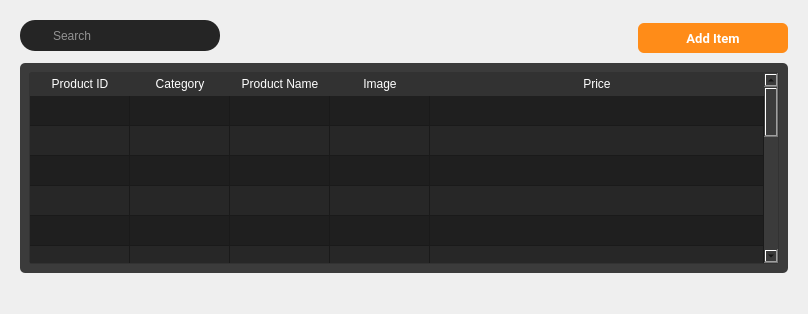
         <widget class="QWidget" name="add_product">
          <layout class="QGridLayout" name="gridLayout_18">
           <item row="0" column="0">
            <widget class="QWidget" name="widget_31" native="true">
             <layout class="QGridLayout" name="gridLayout">
              <property name="bottomMargin">
               <number>30</number>
              </property>
              <item row="0" column="0">
               <widget class="QWidget" name="widget_32" native="true">
                <layout class="QHBoxLayout" name="horizontalLayout_6">
                 <property name="spacing">
                  <number>0</number>
                 </property>
                 <property name="leftMargin">
                  <number>0</number>
                 </property>
                 <property name="topMargin">
                  <number>0</number>
                 </property>
                 <property name="rightMargin">
                  <number>0</number>
                 </property>
                 <property name="bottomMargin">
                  <number>6</number>
                 </property>
                 <item alignment="Qt::AlignLeft|Qt::AlignTop">
                  <widget class="QWidget" name="search_frame" native="true">
                   <property name="minimumSize">
                    <size>
                     <width>200</width>
                     <height>0</height>
                    </size>
                   </property>
                   <property name="styleSheet">
                    <string notr="true">#search_frame{

	border-radius: 15px;
	background-color:#252525;
}
#search_frame QPushButton{
	
	padding: 5px 5px;
	border-radius:5px;

	
}
#search_frame QLineEdit{
	border: none;
	color: white;

}

#seach_frame QPushButton::pressed {

	padding-left:10px;

}
</string>
                   </property>
                   <layout class="QVBoxLayout" name="verticalLayout_14">
                    <property name="leftMargin">
                     <number>2</number>
                    </property>
                    <property name="topMargin">
                     <number>2</number>
                    </property>
                    <property name="rightMargin">
                     <number>2</number>
                    </property>
                    <property name="bottomMargin">
                     <number>2</number>
                    </property>
                    <item>
                     <layout class="QHBoxLayout" name="horizontalLayout_10">
                      <property name="spacing">
                       <number>2</number>
                      </property>
                      <property name="leftMargin">
                       <number>2</number>
                      </property>
                      <property name="topMargin">
                       <number>2</number>
                      </property>
                      <property name="rightMargin">
                       <number>2</number>
                      </property>
                      <item>
                       <widget class="QPushButton" name="pushButton_14">
                        <property name="minimumSize">
                         <size>
                          <width>25</width>
                          <height>25</height>
                         </size>
                        </property>
                        <property name="maximumSize">
                         <size>
                          <width>25</width>
                          <height>25</height>
                         </size>
                        </property>
                        <property name="font">
                         <font>
                          <family>Roboto</family>
                          <pointsize>10</pointsize>
                          <bold>true</bold>
                         </font>
                        </property>
                        <property name="styleSheet">
                         <string notr="true">background-color: none;
border-radius:15px;
</string>
                        </property>
                        <property name="text">
                         <string/>
                        </property>
                        <property name="icon">
                         <iconset resource="resource1_rc.qrc">
                          <normaloff>:/iCons/icons/icons8-search-26.png</normaloff>:/iCons/icons/icons8-search-26.png</iconset>
                        </property>
                       </widget>
                      </item>
                      <item>
                       <widget class="QLineEdit" name="lineEdit_3">
                        <property name="styleSheet">
                         <string notr="true">background-color: rgb(37, 37, 37);</string>
                        </property>
                        <property name="placeholderText">
                         <string>Search</string>
                        </property>
                       </widget>
                      </item>
                     </layout>
                    </item>
                   </layout>
                  </widget>
                 </item>
                 <item>
                  <spacer name="horizontalSpacer">
                   <property name="orientation">
                    <enum>Qt::Horizontal</enum>
                   </property>
                   <property name="sizeHint" stdset="0">
                    <size>
                     <width>418</width>
                     <height>20</height>
                    </size>
                   </property>
                  </spacer>
                 </item>
                 <item>
                  <widget class="QPushButton" name="add_prod_button">
                   <property name="minimumSize">
                    <size>
                     <width>150</width>
                     <height>30</height>
                    </size>
                   </property>
                   <property name="maximumSize">
                    <size>
                     <width>150</width>
                     <height>25</height>
                    </size>
                   </property>
                   <property name="font">
                    <font>
                     <family>Roboto</family>
                     <pointsize>10</pointsize>
                     <bold>true</bold>
                    </font>
                   </property>
                   <property name="styleSheet">
                    <string notr="true">QPushButton {
    padding: 6px 14px;
    font-family: &quot;Roboto&quot;, sans-serif;
    border-radius: 6px;
    border: none;
    color: white;
    background: #FF8C18;
    box-shadow: 0px 0.5px 1.5px rgba(54, 122, 246, 0.25), inset 0px 0.8px 0px -0.25px rgba(255, 255, 255, 0.2);
    user-select: none;
    -webkit-user-select: none;
    touch-action: manipulation;
    transition: background-color 0.2s, box-shadow 0.2s; 
}
QPushButton::pressed {
    background-color: #B7B7B7;
    box-shadow: 0px 1px 2px rgba(0, 0, 0, 0.5) inset;
	color:black;
}
QPushButton:hover {
    background-color: #FFA54E; 
}</string>
                   </property>
                   <property name="text">
                    <string>Add Item</string>
                   </property>
                  </widget>
                 </item>
                </layout>
               </widget>
              </item>
              <item row="1" column="0">
               <widget class="QWidget" name="widget_35" native="true">
                <property name="sizePolicy">
                 <sizepolicy hsizetype="Preferred" vsizetype="Expanding">
                  <horstretch>0</horstretch>
                  <verstretch>0</verstretch>
                 </sizepolicy>
                </property>
                <property name="styleSheet">
                 <string notr="true">background-color: rgb(59, 59, 59);
border-radius:5px;
</string>
                </property>
                <layout class="QVBoxLayout" name="verticalLayout_13">
                 <item>
                  <widget class="QTableWidget" name="add_product_table">
                   <property name="sizePolicy">
                    <sizepolicy hsizetype="Expanding" vsizetype="Expanding">
                     <horstretch>50</horstretch>
                     <verstretch>0</verstretch>
                    </sizepolicy>
                   </property>
                   <property name="styleSheet">
                    <string notr="true">QTableWidget {
    background-color: #1F1F1F;
    border-radius: 3px;
    border: 1px solid rgb(50, 50, 50);
}

QTableWidget::section {
    border: none;
    border-bottom: 1px solid #d0c6ff;
    text-align: center; /* Set text alignment to center */
    padding: 3px 5px;
}

QHeaderView::section {
    background-color: rgb(50, 50, 50);
    color: white;
    border: none;
    border-bottom: 1px solid rgb(50, 50, 50);
    text-align: center; /* Set text alignment to center */
    padding: 2px 4px;
}

QTableView::item {
    color: white;
    padding: 5px;
    text-align: center; /* Set text alignment to center */
}

QTableView::item:alternate {
    background-color: #272727; 
}

QScrollBar:vertical {
    border: none;
    background: #3B3B3B;
    width: 10px;
    margin: 0px 0px 0px 0px;
}

QScrollBar::handle:vertical {
    background-color: #606060;
    min-height: 20px;
    border-radius: 5px;
}

QScrollBar::add-line:vertical,
QScrollBar::sub-line:vertical {
    border: none;
    background: none;
}

QScrollBar::add-page:vertical,
QScrollBar::sub-page:vertical {
    background: none;
}

QScrollBar:hover {
    opacity: 0.7;
}
</string>
                   </property>
                   <property name="alternatingRowColors">
                    <bool>true</bool>
                   </property>
                   <property name="sortingEnabled">
                    <bool>true</bool>
                   </property>
                   <attribute name="horizontalHeaderCascadingSectionResizes">
                    <bool>true</bool>
                   </attribute>
                   <attribute name="horizontalHeaderStretchLastSection">
                    <bool>true</bool>
                   </attribute>
                   <attribute name="verticalHeaderVisible">
                    <bool>false</bool>
                   </attribute>
                   <attribute name="verticalHeaderStretchLastSection">
                    <bool>true</bool>
                   </attribute>
                   <row>
                    <property name="text">
                     <string/>
                    </property>
                   </row>
                   <row>
                    <property name="text">
                     <string/>
                    </property>
                   </row>
                   <row>
                    <property name="text">
                     <string/>
                    </property>
                   </row>
                   <row>
                    <property name="text">
                     <string/>
                    </property>
                   </row>
                   <row>
                    <property name="text">
                     <string/>
                    </property>
                   </row>
                   <row>
                    <property name="text">
                     <string/>
                    </property>
                   </row>
                   <row>
                    <property name="text">
                     <string/>
                    </property>
                   </row>
                   <row>
                    <property name="text">
                     <string/>
                    </property>
                   </row>
                   <row>
                    <property name="text">
                     <string/>
                    </property>
                   </row>
                   <row>
                    <property name="text">
                     <string/>
                    </property>
                   </row>
                   <row>
                    <property name="text">
                     <string/>
                    </property>
                   </row>
                   <row>
                    <property name="text">
                     <string/>
                    </property>
                   </row>
                   <row>
                    <property name="text">
                     <string/>
                    </property>
                   </row>
                   <row>
                    <property name="text">
                     <string/>
                    </property>
                   </row>
                   <row>
                    <property name="text">
                     <string/>
                    </property>
                   </row>
                   <row>
                    <property name="text">
                     <string/>
                    </property>
                   </row>
                   <column>
                    <property name="text">
                     <string>Product ID</string>
                    </property>
                   </column>
                   <column>
                    <property name="text">
                     <string>Category</string>
                    </property>
                   </column>
                   <column>
                    <property name="text">
                     <string>Product Name</string>
                    </property>
                   </column>
                   <column>
                    <property name="text">
                     <string>Image</string>
                    </property>
                   </column>
                   <column>
                    <property name="text">
                     <string>Price</string>
                    </property>
                   </column>
                  </widget>
                 </item>
                </layout>
               </widget>
              </item>
             </layout>
            </widget>
           </item>
          </layout>
         </widget>
